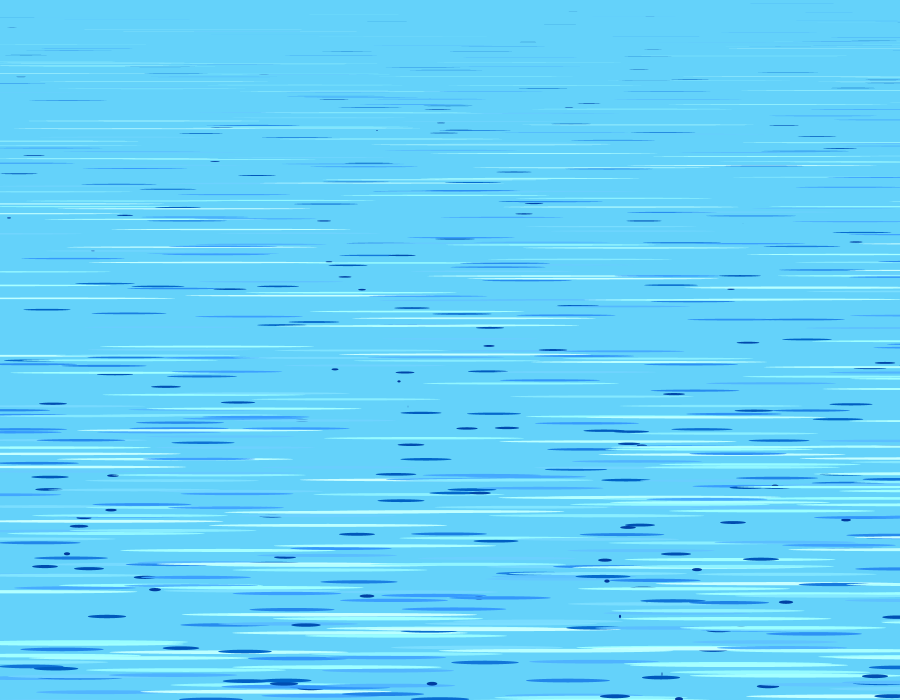
Frame 1 (no input)
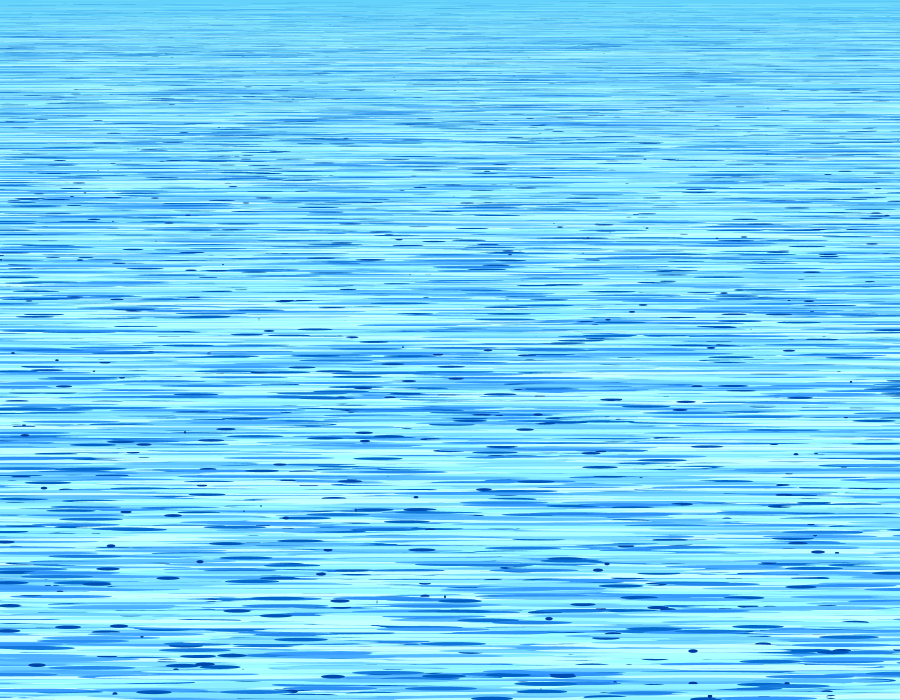
Frame 60 (the mouse pressed at the canvas centre just before this capture)
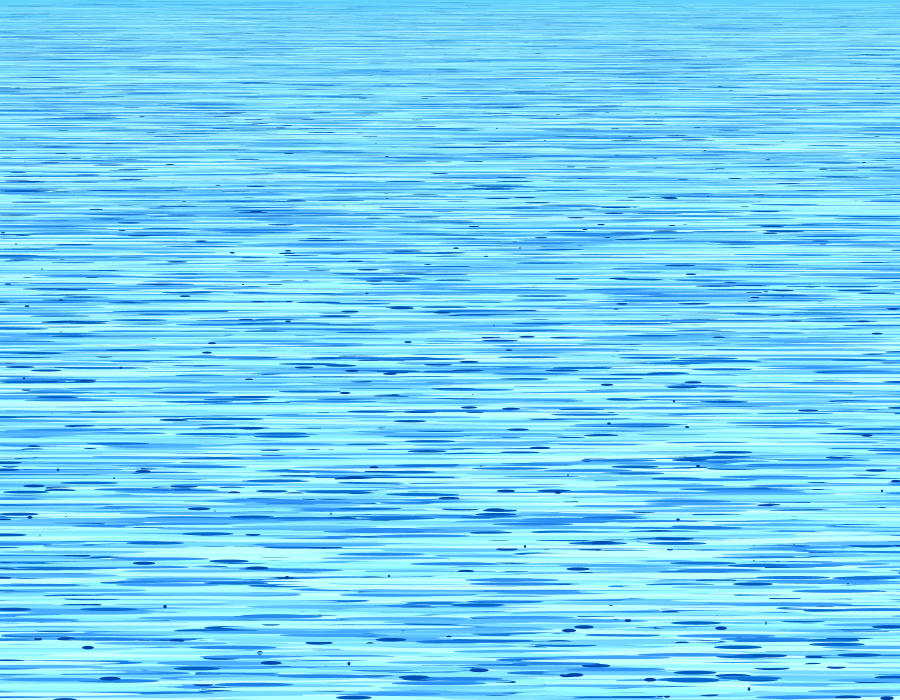
Frame 120 (the mouse held since frame 60 and released just before this capture)

The Processing sketch that drew these frames (run headless with seeded random() and noise(); from frame 60 on, the mouse is pressed at the canvas centre):

// Processing sketch: processing_61743
// ── processing_61743.pde

void setup() {
  size(900, 700);
background(100, 210, 250);
noStroke();
smooth();
}

void draw() {
  drops();
}

void drops() {
  frameRate(12);
  for(int p=0; p<1000; p=p+1) {
  float b=random(255);
  fill(b-50, b+50, b+150);
  float r=random (900);
  ellipse(p, r, b, r/180);
  }
}
